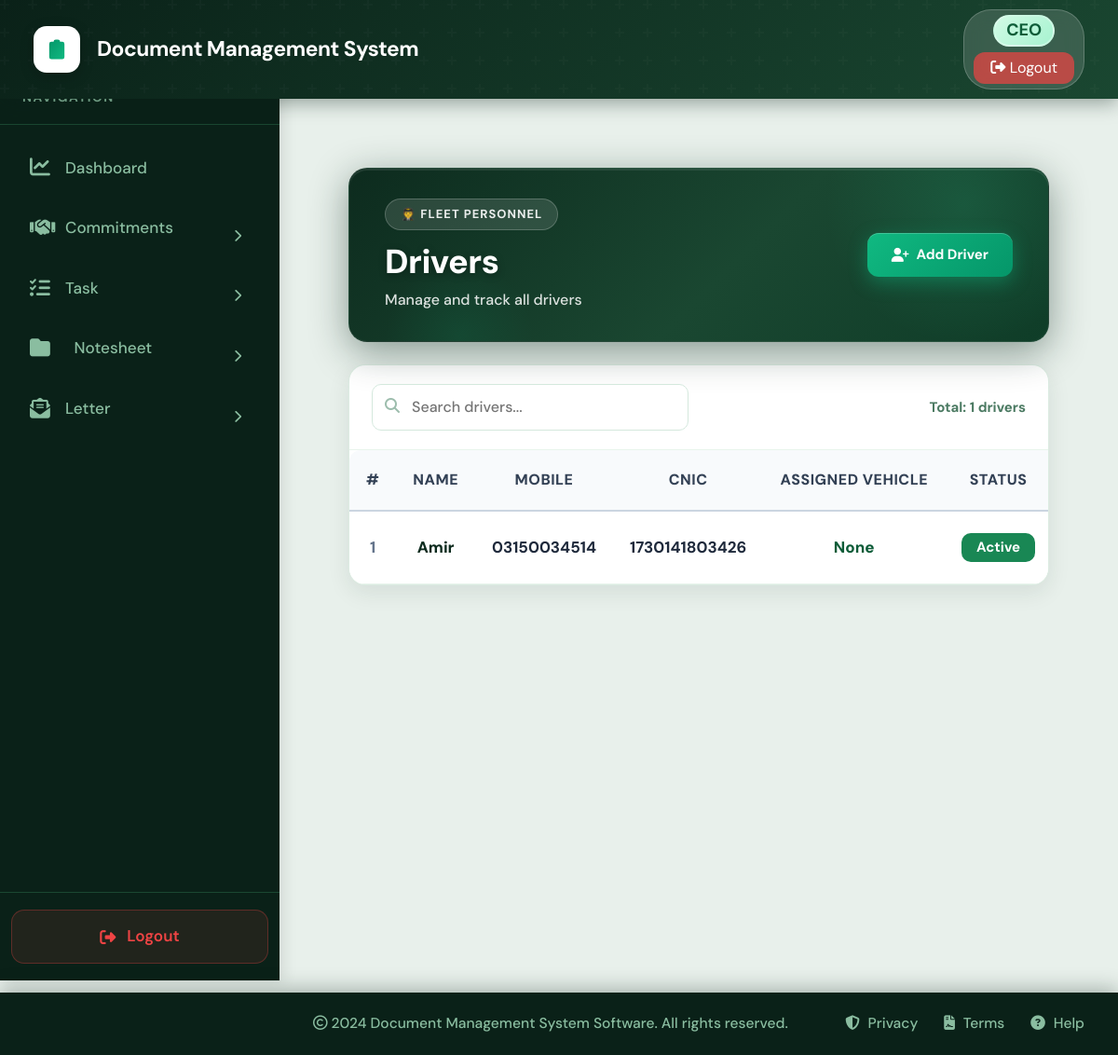
The app's page /logbook/drivers/ (signed in) with its own data.
### logbook/models.py (models this page shows, shortened)
class Driver(models.Model):
    name = models.CharField(
        max_length=150
    )
    mobile = models.CharField(
        max_length=30,
        blank=True,
        null=True
    )
    cnic = models.CharField(
        max_length=30,
        blank=True,
        null=True
    )
    vehicle = models.ForeignKey(
        Vehicle,
        on_delete=models.SET_NULL,
        null=True,
        blank=True,
        related_name="drivers"
    )
    is_active = models.BooleanField(
        default=True
    )
    created_by = models.ForeignKey(
        User,
        on_delete=models.SET_NULL,
        null=True,
        blank=True,
        related_name="created_drivers"
    )
    created_at = models.DateTimeField(
        auto_now_add=True
    )

### logbook/views.py (the view)
# urls.py: path('drivers/', views.driver_list, name='driver_list'),
@login_required
def driver_list(request):
    if request.user.username in ['CEO', 'Fleet_Manager', 'Manager_Admin'] or (hasattr(request.user, 'profile') and request.user.profile.role in ['CEO', 'Manager', 'GM', 'PS']):
        drivers = Driver.objects.select_related('vehicle').all().order_by('name')
    else:
        drivers = Driver.objects.select_related('vehicle').filter(created_by=request.user).order_by('name')
    return render(request, "logbook/driver_list.html", {
        "drivers": drivers,
        "is_manager": is_manager(request.user),
    })

### core/context_processors.py (called while the page is built)
def unread_notesheets(request):
    if request.user.is_authenticated:
        notesheets_count = Notesheet.objects.filter(
            current_holder=request.user,
            is_seen=False
        ).count()
        return {
            'unread_notesheets_count': notesheets_count,
        }
    return {
        'unread_notesheets_count': 0,
    }

def notifications_processor(request):
    if request.user.is_authenticated:
        unread_notifications = Notification.objects.filter(recipient=request.user, is_read=False)[:5]
        unread_count = Notification.objects.filter(recipient=request.user, is_read=False).count()
        return {
            'unread_notifications': unread_notifications,
            'unread_notifications_count': unread_count
        }
    return {}

### logbook/views.py (called while the page is built)
def is_manager(user):
    return (
        (hasattr(user, 'profile') and user.profile.role == 'Manager')
        or user.username in ['Fleet_Manager', 'Manager_Admin']
    )

### logbook/templates/logbook/driver_list.html (shortened to what this page needs)
{% extends "base.html" %}
{% block content %}
<div style="background: #e8f0eb; min-height: 100vh; padding: 2rem;">
    <div style="
        background: linear-gradient(135deg, #0d2b1e 0%, #1a4731 55%, #0f3d28 100%);
        border-radius: 20px;
        padding: 32px 38px;
        margin-bottom: 24px;
        box-shadow: 0 10px 40px rgba(13,43,30,0.45), 0 2px 0 rgba(255,255,255,0.08) inset;
        position: relative;
        overflow: hidden;
        display: flex;
        justify-content: space-between;
        align-items: center;
        border: 1px solid rgba(255,255,255,0.08);
    ">
        <div
            style="position:absolute;top:-60%;right:-8%;width:300px;height:300px;background:radial-gradient(circle,rgba(52,211,153,0.15) 0%,transparent 70%);border-radius:50%;pointer-events:none;">
        </div>
        <div
            style="position:absolute;bottom:-40%;left:5%;width:160px;height:160px;background:radial-gradient(circle,rgba(16,185,129,0.1) 0%,transparent 70%);border-radius:50%;pointer-events:none;">
        </div>
        <div style="position:relative;z-index:1;">
            <span
                style="background:rgba(255,255,255,0.12);border:1px solid rgba(255,255,255,0.2);color:rgba(255,255,255,0.9);font-size:13px;font-weight:700;padding:6px 16px;border-radius:20px;text-transform:uppercase;letter-spacing:1px;display:inline-block;margin-bottom:12px;">
                🧑‍✈️ Fleet Personnel
            </span>
            <h2
                style="color:white;font-size:36px;font-weight:800;margin:0 0 8px 0;letter-spacing:-0.5px;text-shadow:0 2px 8px rgba(0,0,0,0.3);">
                Drivers</h2>
            <p style="color:rgba(255,255,255,0.85);font-size:16px;margin:0;font-weight:500;">Manage and track all drivers</p>
        </div>
        {% if not is_manager %}
        <a href="{% url 'driver_create' %}" class="btn-create">
            <i class="fas fa-user-plus"></i> Add Driver
        </a>
        {% endif %}
    </div>
    <div
        style="background:white;border-radius:18px;overflow:hidden;box-shadow:0 8px 24px rgba(13,43,30,0.09),0 1px 0 rgba(255,255,255,0.8) inset;border:1px solid rgba(212,232,219,0.8);">
        <div
            style="padding:20px 24px;border-bottom:1px solid #e8f4ec;display:flex;justify-content:space-between;align-items:center;">
            <div style="position:relative;width:340px;">
                <i class="fas fa-search" style="position:absolute;left:14px;top:15px;color:#9dbdad;font-size:16px;"></i>
                <input type="text" id="searchInput" placeholder="Search drivers..."
                    style="width:100%;padding:12px 14px 12px 42px;border:1px solid #d4e8dd;border-radius:10px;outline:none;font-size:16px;font-weight:500;">
            </div>
            <div style="color:#4b7a62;font-size:15px;font-weight:700;" id="fileCountText">Total: {{ drivers|length }}
                drivers</div>
        </div>
        <div class="table-responsive">
            <table class="table files-table mb-0 text-center table-borderless" id="driverTable">
                <thead>
                    <tr>
                        <th style="border-top-left-radius: 12px; width: 5%;">#</th>
                        <th>Name</th>
                        <th>Mobile</th>
                        <th>CNIC</th>
                        <th>Assigned Vehicle</th>
                        <th>Status</th>
                    </tr>
                </thead>
                <tbody id="driverTableBody">
                    {% for driver in drivers %}
                    <tr class="file-row">
                        <td style="color:#64748b; font-weight:800; font-size:17px;">{{ forloop.counter }}</td>
                        <td style="color:#0d2b1e; font-weight:800; font-size:20px;">{{ driver.name }}</td>
                        <td style="font-weight:700; font-size:17px; color:#1e293b;">{{ driver.mobile|default:"-" }}</td>
                        <td style="font-weight:700; font-size:17px; color:#1e293b;">{{ driver.cnic|default:"-" }}</td>
                        <td style="font-weight:800; font-size:18px; color:#0d5c38;">{{ driver.vehicle.vehicle_number|default:"None" }}</td>
                        <td>
                            {% if driver.is_active %}
                                <span class="badge bg-success" style="padding:8px 16px; border-radius:10px; font-size:15px; font-weight:700;">Active</span>
                            {% else %}
                                <span class="badge bg-secondary" style="padding:8px 16px; border-radius:10px; font-size:15px; font-weight:700;">Inactive</span>
                            {% endif %}
                        </td>
                    </tr>
                    {% endfor %}
                </tbody>
            </table>
        </div>
    </div>
</div>
{% endblock %}

### core/templates/base.html (style rules this page uses)
:root { --primary-color: #10b981; --primary-dark: #059669; --primary-light: #34d399; --secondary-color: #1a4731; --dark-bg: #0d2b1e; --sidebar-bg: #0a2118; --hover-bg: #1a4731; --text-light: #8abda0; --text-dark: #0d2b1e; --border-color: #1a4731; --success: #10b981; --warning: #f59e0b; --danger: #ef4444; --info: #06b6d4; }
* { margin: 0; padding: 0; box-sizing: border-box; }
html { font-size: 19px; }
body { font-family: 'DM Sans', -apple-system, BlinkMacSystemFont, 'Segoe UI', sans-serif; background-color: #e8f0eb; min-height: 100vh; display: flex; flex-direction: column; font-size: 1rem; }

### logbook/templates/logbook/driver_list.html (style rules this page uses)
.files-table thead th { background: #f8fafc; color: #334155; font-size: 16px !important; font-weight: 800; text-transform: uppercase; letter-spacing: 0.5px; padding: 20px 18px; border-bottom: 2px solid #cbd5e1; white-space: nowrap; }
.files-table tbody tr { border-bottom: 1px solid #e8f4ec; transition: background 0.15s; }
.files-table tbody td { padding: 22px 18px; vertical-align: middle; font-size: 17px !important; font-weight: 600; color: #1e293b; }
.btn-create { position:relative;z-index:1; background: linear-gradient(135deg, #10b981 0%, #059669 100%); color: white; text-decoration: none; padding: 12px 26px; border-radius: 12px; font-weight: 700; font-size: 15px; display: inline-flex; align-items: center; gap: 8px; box-shadow: 0 6px 20px rgba(16,185,129,0.4), 0 1px 0 rgba(255,255,255,0.2) inset; white-space: nowrap; transition: all 0.2s; }

### records on screen
Driver: name "Amir", mobile "03150034514", cnic "1730141803426", vehicle.vehicle_number "None", is_active "Active"

### other values on screen
{{ drivers|length }} "1"
